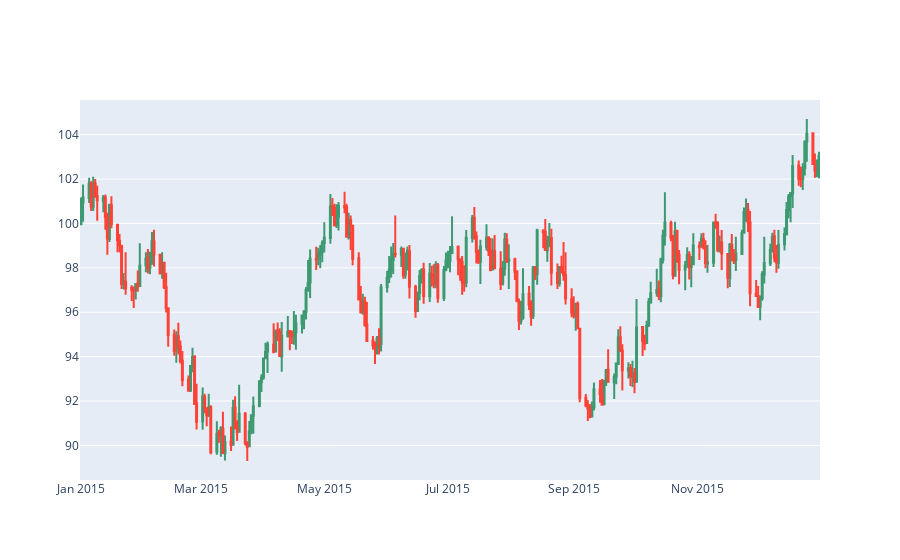

Source (notebook cell):
### Code cell
!pip install plotly 
# Jupyter notebook用設定
init_notebook_mode(connected=True) 

# ローソクチャートの設定
fig = FF.create_candlestick(df.open, df.high, df.low, df.close, dates = df.index)
iplot(fig)

### Figure 1 — Plotly figure (JSON) as saved in the notebook; plotly's stock layout.template omitted (floating-point values rounded to 4 significant figures; data arrays with more than 128 entries replaced by an {"elided": "..."} marker saying what was removed)
{"data": [{"boxpoints": false, "fillcolor": "#3D9970", "line": {"color": "#3D9970"}, "name": "Increasing", "showlegend": false, "whiskerwidth": 0, "x": {"elided": "792 str values"}, "y": {"elided": "792 float values"}, "type": "box"}, {"boxpoints": false, "fillcolor": "#FF4136", "line": {"color": "#FF4136"}, "name": "Decreasing", "showlegend": false, "whiskerwidth": 0, "x": {"elided": "774 str values"}, "y": {"elided": "774 float values"}, "type": "box"}], "layout": {}}
